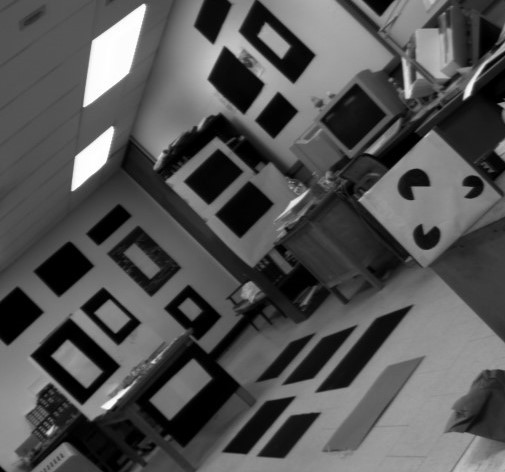
#> input picture Moravec/1.jpg, 505 x 472 px
$ python Moravec.py
#> lines starting #> are read from the running program, lines starting #| are printed output that depends on the picture
import cv2
import numpy as np
import copy
import math


filename = "1.jpg"
colorimg = cv2.imread(filename)
#> colorimg is the input picture: shape (472, 505, 3); min 0, max 255, mean 83.7
im = cv2.cvtColor(colorimg, cv2.COLOR_BGR2GRAY)


"""---------------------------------------------------------------------"""
def im2double(im):
    min_val = np.min(im.ravel())
#> min_val = 0
    max_val = np.max(im.ravel())
#> max_val = 255
    out = (im.astype('float') - min_val) / (max_val - min_val)
    return out
"""---------------------------------------------------------------------"""

img = im2double(im)


row = len(img)
#> row = 472
column = len(img[0])
#> column = 505

"""--------------------------ROI-----------------------------------------"""
R=15
C=15

cR = math.floor(row/R)
#> cR = 31
cC = math.floor(column/C)
#> cC = 33

"""---------------------------------------------------------------------"""


kernel = np.ones((5, 5), np.uint8)
tmp = np.zeros((row, column))
tmp2 = np.zeros((row, column))


I1 = np.array([-1, 1])
I2 = np.array([[-1], [1]])
I3 = np.array([[-1,0], [0,1]])
I4 = np.array([[0,-1], [1,0]])


img1 = cv2.filter2D(img , -1 , I1)
img2 = cv2.filter2D(img , -1 , I2)
img3 = cv2.filter2D(img , -1 , I3)
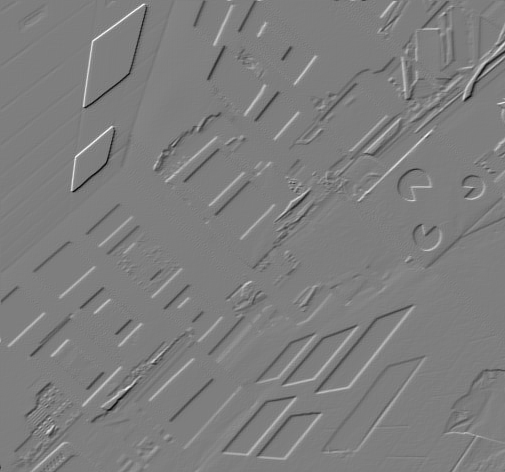
#> img3: shape (472, 505) float64; min -0.569, max 0.576, mean 9.67e-05; drawn with min black and max white
img4 = cv2.filter2D(img , -1 , I4)

img1 = img1**2
img2 = img2**2
img3 = img3**2
img4 = img4**2
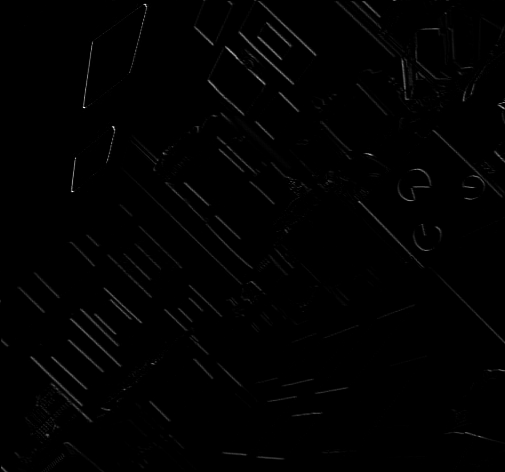
#> img4: shape (472, 505) float64; min 0, max 0.252, mean 0.00184; drawn with min black and max white

img12 = cv2.filter2D(img1 , -1 , kernel)
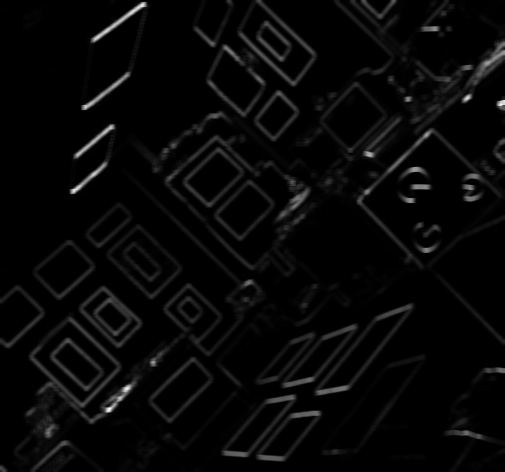
#> img12: shape (472, 505) float64; min 0, max 1.05, mean 0.0326; drawn with min black and max white
img22 = cv2.filter2D(img2 , -1 , kernel)
img32 = cv2.filter2D(img3 , -1 , kernel)
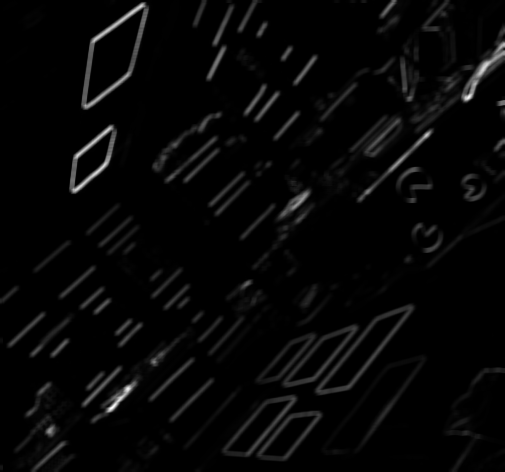
#> img32: shape (472, 505) float64; min 0, max 2.62, mean 0.0722; drawn with min black and max white
img42 = cv2.filter2D(img4 , -1 , kernel)
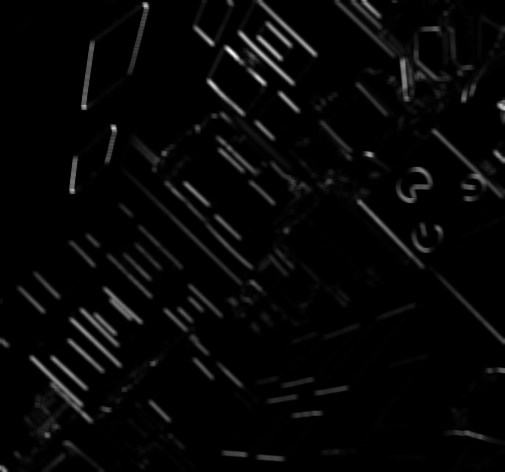
#> img42: shape (472, 505) float64; min 0, max 1.69, mean 0.046; drawn with min black and max white


for x in range(row):
    for y in range(column):
        tmp[x,y] = min(img12[x,y],img22[x,y],img32[x,y],img42[x,y])
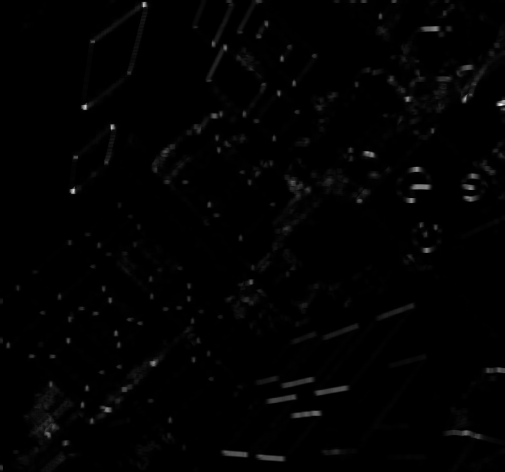
#> tmp: shape (472, 505) float64; min 0, max 1.05, mean 0.0112; drawn with min black and max white

"""----------------------------ROI--------------------------------------"""
def maximume(roi,i,j):
    Max = roi[0,0]
    Xmax = 0
    Ymax = 0

    for x in range (len(roi)):
        for y in range (len(roi[0])):
          if roi[x,y]> Max:
              Max = roi[x,y]
              Xmax = x
              Ymax = y
    if Max > 0.15 :
        tmp2[i*cR + Xmax, j*cC + Ymax] = 1
    #print(Xmax,Ymax)
"""---------------------------------------------------------------------"""


for i in range (R):
    for j in range (C):
        if i == R - 1 and j == C - 1:
            ROI = tmp[i*cR:row, j*cC:column]
        elif i == R - 1:
            ROI = tmp[i*cR:row, j*cC:(j+1)*cC]
        elif j == C - 1:
            ROI = tmp[i*cR:(i+1)*cR, j*cC:column]
        else:
            ROI = tmp[i*cR:(i+1)*cR, j*cC:(j+1)*cC]

        #print(ROI,len(ROI),len(ROI[0]))
        maximume(ROI,i,j)
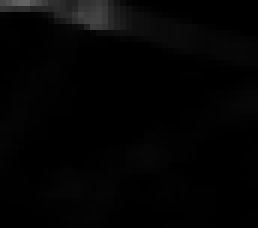
#> ROI: shape (38, 43) float64 (shown 6 times larger); min 0.000108, max 0.388, mean 0.0168

"""---------------------------------------------------------------------"""


"""---------------------------------Highlighting------------------------"""

for x in range(row):
    for y in range(column):
        if tmp2[x, y] == 1:

            colorimg = cv2.circle(colorimg, (y,x), 2 , (0,0,255), -1)

"""----------------------------------------------------------------------"""


cv2.imshow("Final image", colorimg)

# [6 lines of commented-out code are left out]


cv2.waitKey(0)
cv2.destroyAllWindows()
